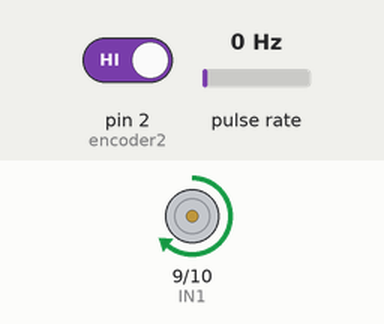
Bench run of a sketch on a simulated Arduino Uno, built with avr-gcc and run on an emulated ATmega328P. Shown: motor-driver pin pairs drawn as motors (green arrow = first pin HIGH = forward, orange = second pin HIGH = backward, longer = more drive). Wiring (inferred from the names in the program): pulse sensor: data pin 3. The test bench sets the inputs (shaded band); at power-on: pulse rate 0 Hz, pin 2 (encoder2) HIGH.

Above: at 1.7 s.
1.8 s: pulse rate (sensor on pin 3) set to 4 Hz
4.8 s: pulse rate (sensor on pin 3) set to 100 Hz
At 6.45 s:
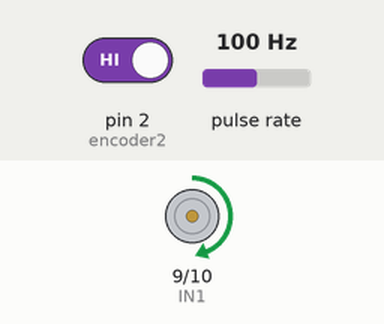
At 7.55 s:
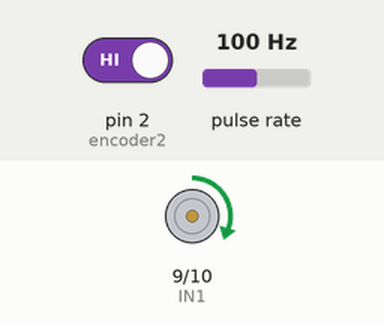
7.8 s: pulse rate (sensor on pin 3) set to 50 Hz
At 10.3 s:
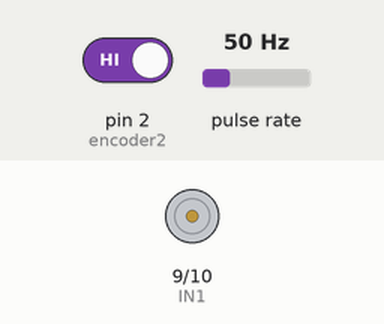
Timing chart, 0 to 11.8 s (numbered marks = the images above; inputs shaded):
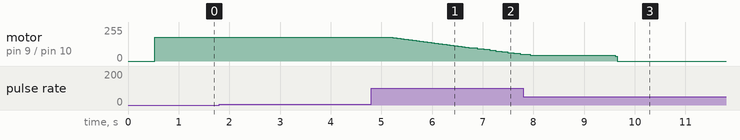

The sketch:

AngleToRotation.ino
```cpp
#include <Arduino.h>

const double DEGREES_TO_TURN = 90.0;
const double GEAR_RATIO = 102.083;

const uint8_t IN1 = 9;
const uint8_t IN2 = 10;
const uint8_t encoder1 = 3;
const uint8_t encoder2 = 2;

const long COUNTS_PER_REV = 16 * GEAR_RATIO;
const int  threshold      = 5;

const double Kp = 0.5;
const double Ki = 0.0;
const double Kd = 100.0;

const int MIN_SPEED = 40;
const int MAX_SPEED = 180;

volatile long current_position = 0;

void encoderISR() {
  if (digitalRead(encoder2) == HIGH) {
    current_position++;
  } else {
    current_position--;
  }
}

long   target_position = 0;
bool   finished = false;
double integral = 0;
long   last_error = 0;

void turn(bool cw, int speed) {
  speed = constrain(speed, MIN_SPEED, MAX_SPEED);
  if (cw) {
    analogWrite(IN1, speed);
    analogWrite(IN2, 0);
  } else {
    analogWrite(IN1, 0);
    analogWrite(IN2, speed);
  }
}

void stop_motor() {
  analogWrite(IN1, 255);
  analogWrite(IN2, 255);
  delay(30);
  analogWrite(IN1, 0);
  analogWrite(IN2, 0);
  integral = 0;
  last_error = 0;
}

long degrees_to_counts(double degrees) {
  return (long)(degrees * COUNTS_PER_REV / 360.0);
}

void rotateDegrees(double degrees) {
  target_position = current_position + degrees_to_counts(degrees);
  finished = false;
  integral = 0;
  last_error = 0;
}

void dc_motor_update() {
  if (finished) return;

  long error = target_position - current_position;

  if (abs(error) <= threshold) {
    stop_motor();
    finished = true;
    return;
  }

  integral += error;
  integral  = constrain(integral, -1000, 1000);
  double derivative = error - last_error;
  last_error = error;

  double output = Kp * error + Ki * integral + Kd * derivative;

  int speed = (int)abs(output);
  turn(output > 0, speed);
}

void setup() {
  Serial.begin(9600);

  pinMode(IN1, OUTPUT);
  pinMode(IN2, OUTPUT);
  pinMode(encoder1, INPUT_PULLUP);
  pinMode(encoder2, INPUT_PULLUP);

  attachInterrupt(digitalPinToInterrupt(encoder1), encoderISR, RISING);

  stop_motor();
  delay(500);
  rotateDegrees(DEGREES_TO_TURN);
}

void loop() {
  dc_motor_update();
}
```

Measured:
- after the input at 4.8 s, motor on pin 9 (IN1) / pin 10 (IN2): moves from forward 180/255 to forward 51/255 over 2.6 s, starting after 0.37 s
